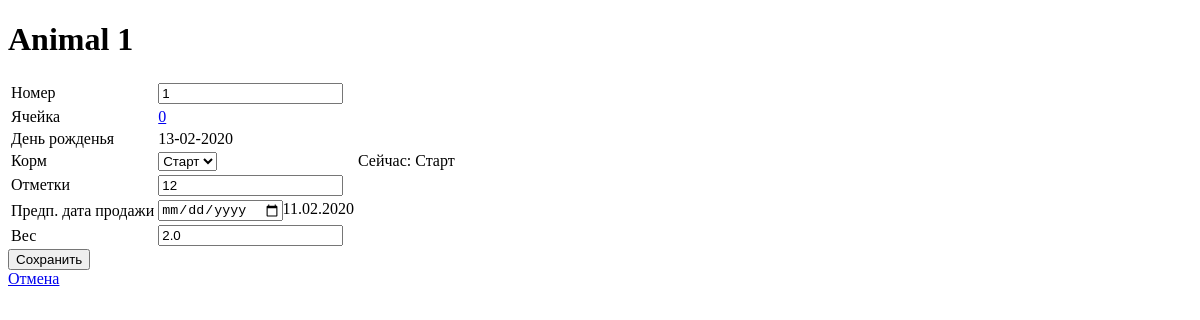
Before: /info/otkorm/animal/1 with the older database file.
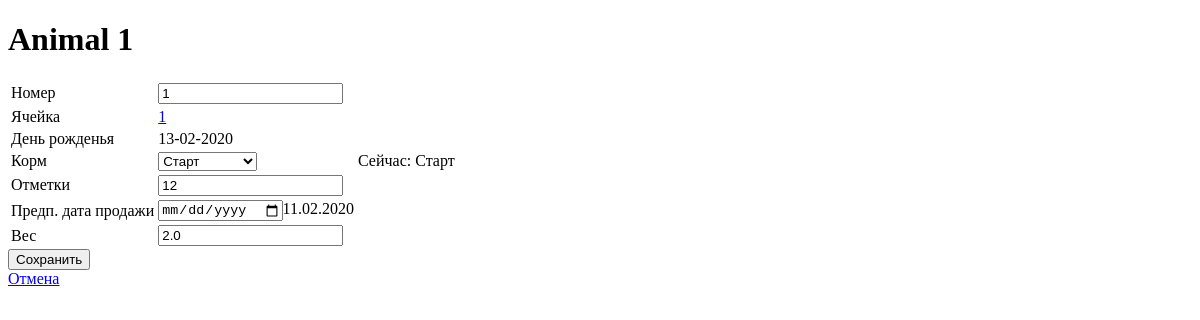
After: the same page with the newer database file.
### info/models.py (models this page shows, shortened)
class Animal(models.Model):
    cell = models.ForeignKey(Cell, null=True, blank=True, on_delete=models.CASCADE)
    number = models.CharField(max_length=20, default="")
    number_of_group = models.CharField(max_length=20, default="")
    number_of_mother = models.CharField(max_length=20, default="")
    birthday = models.DateField(auto_now=True)
    weight_of_birth = models.FloatField(default=0)
    lovely_food = models.ForeignKey(TypeOfFood, null=True, blank=True ,on_delete=models.SET_NULL)
    special_marks = models.CharField(max_length=300, default="", null=True, blank=True)
    approximately_date_of_delivery = models.DateField(blank=True, null=True)
    date_of_delivery = models.DateField(blank=True, null=True)
    last_weight = models.FloatField(default=0)
    date_of_last_reweighting = models.DateField(auto_now=True)
    def get_lovely_food(self):
        return self.lovely_food.type

class Cell(models.Model):
    barn = models.ForeignKey(Barn, on_delete=models.CASCADE)
    number = models.CharField(max_length=20, default=0)
    trough = models.ForeignKey(Trough, null=True, blank=True, on_delete=models.SET_NULL)
    capacity = models.IntegerField(default=0)  # Вместимость
    type = models.ForeignKey(TypeOfCell, null=True, blank=True, on_delete=models.SET_NULL)
    date_of_last_reweighting = models.DateField(auto_now=True)
    last_reweighting = models.FloatField(default=0)
    date_of_last_wash = models.DateField(auto_now=True)

class TypeOfFood(models.Model):
    list_of_foods = ["Старт", "Финиш", "Гровер", "Лактация", "Предстарт", "Супоросный"]
    type = models.CharField(default=list_of_foods[0], max_length=20)
    @classmethod
    def get_current_list_of_foods(cls):
        return [type_.type for type_ in cls.objects.all()]

### info/views.py (the view)
# urls.py: path("otkorm/animal/<str:number_of_animal>", views.animal_info, name='animal_info'),
def animal_info(request, number_of_animal):
    animal = Animal.objects.get(number=number_of_animal)
    foods = TypeOfFood.get_current_list_of_foods()
    if animal is not None:
        return render(
            request,
            'animal_info.html',
            context={'animal': animal, 'foods': foods}
        )
    else:
        pass

### info/templates/animal_info.html (shortened to what this page needs)
{% extends 'base.html' %}
{% block body %}
<h1>Animal {{ animal.number }}</h1>
<form action="{% url 'info:animal_change' animal.number %}" method="post">
    <table>
        <tr><td>Номер</td><td><input name="number" type="text" value="{{animal.number}}"></td></tr>
        <tr><td>Ячейка</td><td><a href="{% url 'info:cell_info' animal.cell.number %}">{{ animal.cell.number }}</a></td></tr>
        <tr><td>День рожденья</td><td>{{ animal.birthday|date:'d-m-Y' }}</td></tr>
        <tr>
            <td>Корм</td>
            <td>
                <select name="food">
                    {% for type in foods %}
                    <option>{{type}}</option>
                    {% endfor %}
                </select>
            </td>
            <td>Сейчас: {{ animal.get_lovely_food }}</td>
        </tr>
        <tr><td>Отметки</td><td><input name="special_marks" type="text" value="{{ animal.special_marks }}"></td></tr>
        <tr><td>Предп. дата продажи</td><td><input name="date_of_delivery" type="date">{{ animal.approximately_date_of_delivery|date:'d.m.Y' }}</td></tr>
        <tr><td>Вес</td><td><input name="number" type="text" value="{{ animal.last_weight }}"></td></tr>
    </table>
    <input type="submit" value="Сохранить">
</form>
<a href="{% url 'info:animal_info' animal.number %}">Отмена</a>
{% endblock %}

Changed rows visible on the page:
changed Animal "Старт": cell.number "0" → "1"
